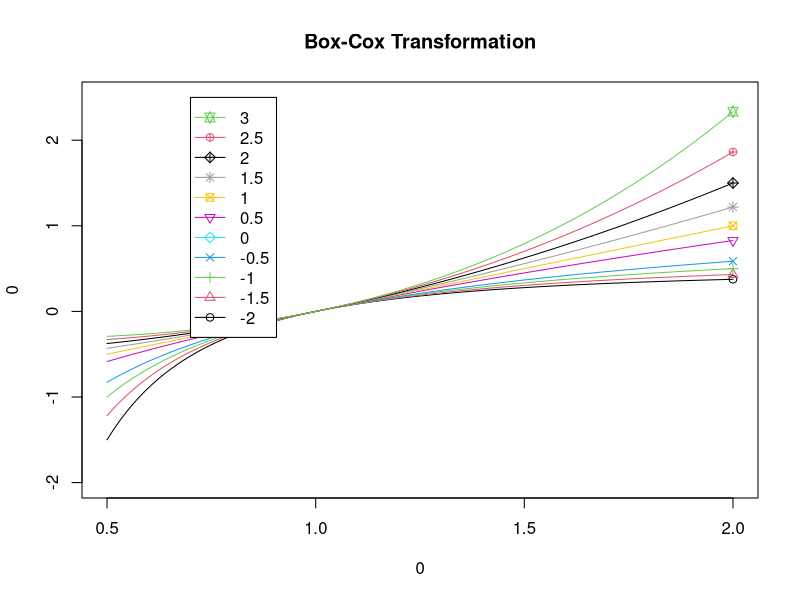
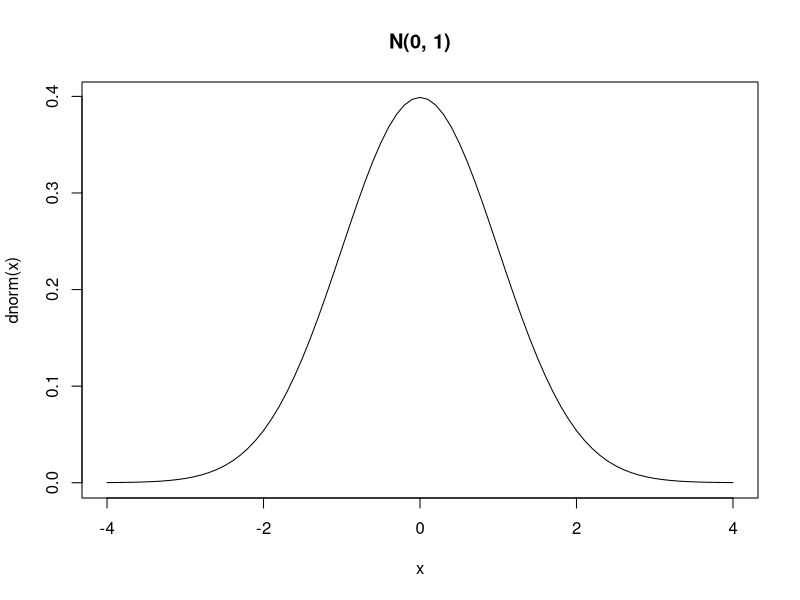
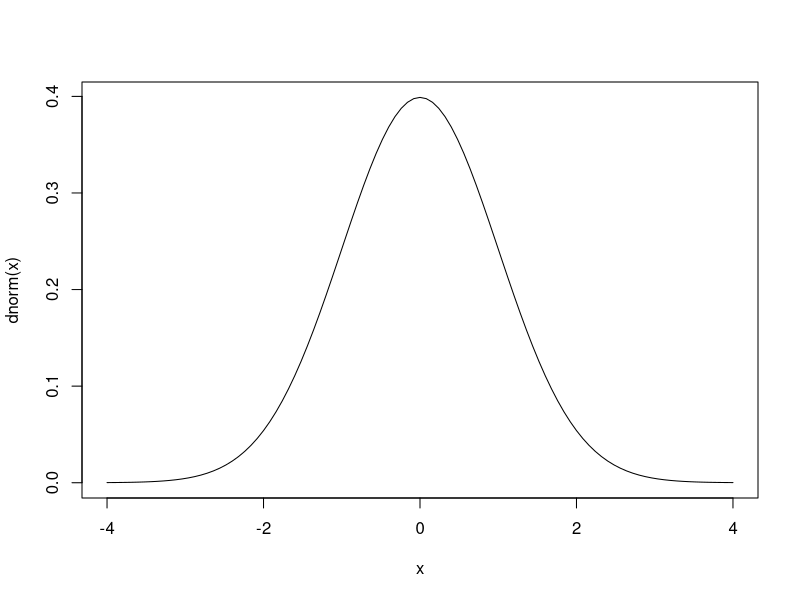
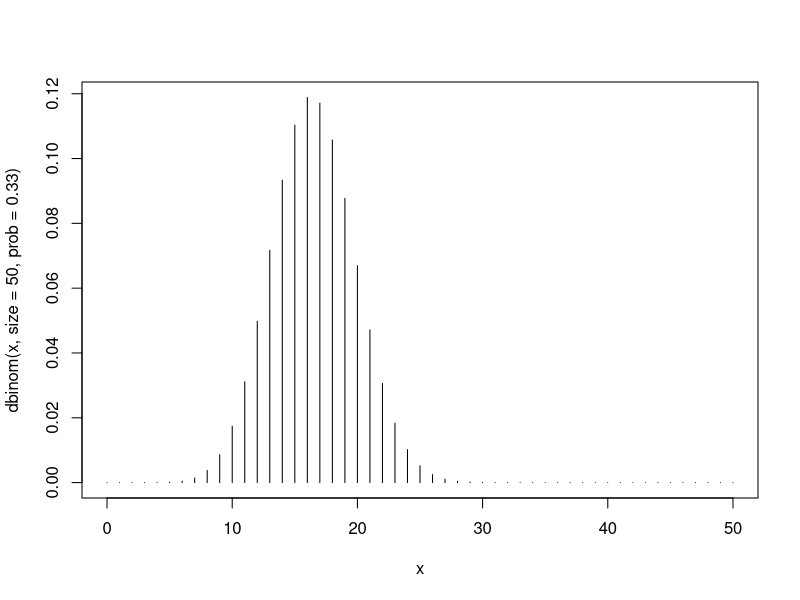
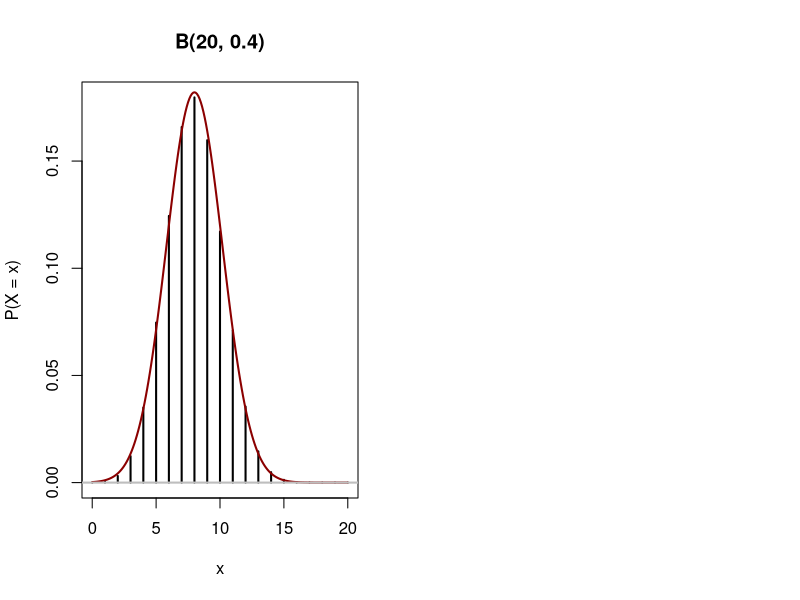
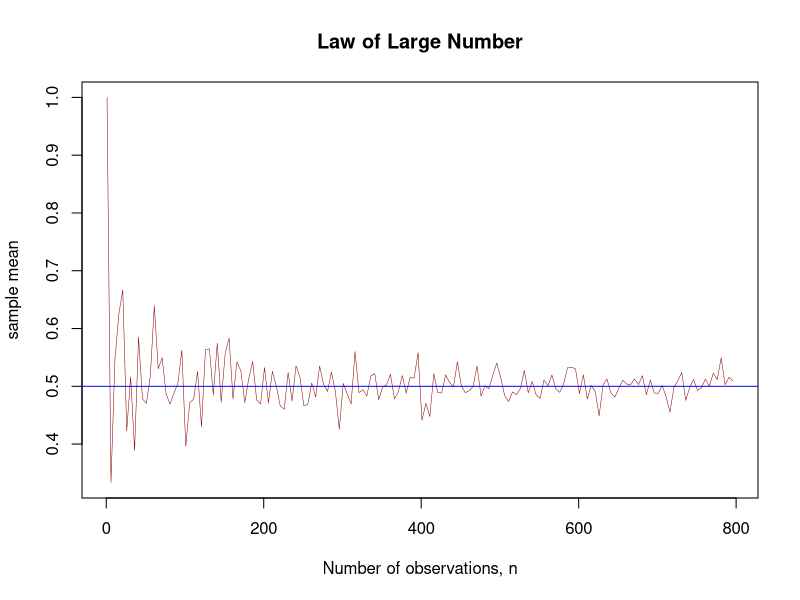
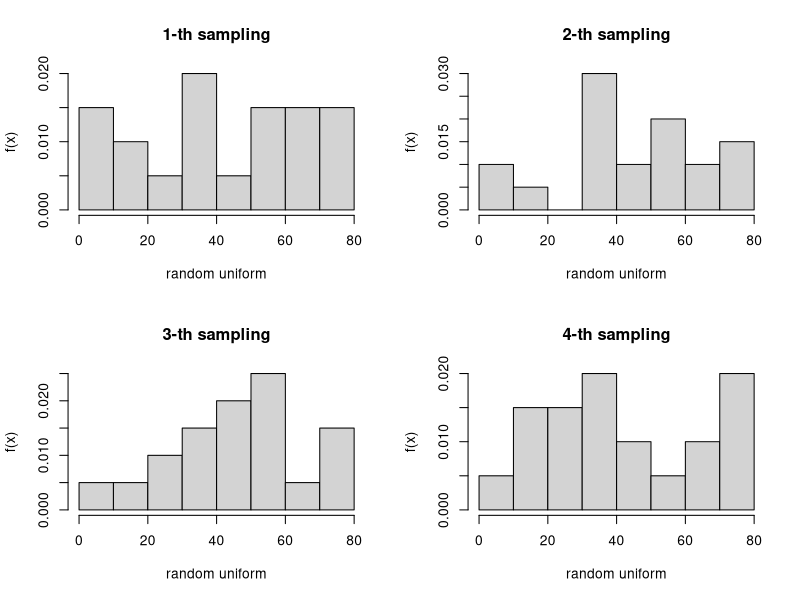
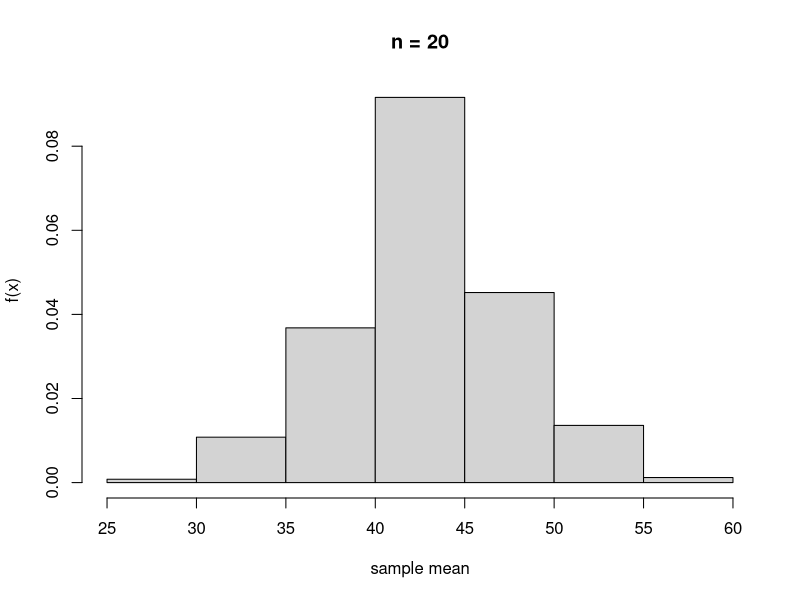

Source code (R) for these figures, in order:
x <- seq(0.5, 2, length.out = 100)

BoxCox <- function(y, lambda)
{
    (y ^ lambda - 1) / lambda
}
lambda <- seq(-2, 3, 0.5)

plot(0, 0, type = "n", xlim = c(0.5, 2), ylim = c(-2, 2.5), main = "Box-Cox Transformation")

for (i in 1:length(lambda))
{
    points(x, BoxCox(x, lambda[i]), type = "l", col = i)
    points(2, BoxCox(2, lambda[i]), col = i, pch = i)
}

legend(0.7, 2.5, legend = as.character(rev(lambda)), lty = 1,
       pch = length(lambda):1, col = length(lambda):1)

x <- seq(-4, 4, 0.1)
plot(x, dnorm(x), type = "l", main = "N(0, 1)")
curve(dnorm(x), from = -4, to = 4)

x <- 0:50
plot(x, dbinom(x, size = 50, prob = 0.33), type = "h")

#Use Normal Distribution to Approximate Binomial Distribution
par(mfrow = c(1, 2))
n <- 20
p <- 0.4
mu <- n * p
sigma <- sqrt(n * p * (1 - p))

x <- 0:20
plot(x, dbinom(x, n, p), type = "h", lwd = 2,
     xlab = "x", ylab = "P(X = x)", main = "B(20, 0.4)")
z <- seq(0, n, 0.1)
lines(z, dnorm(z, mu, sigma), col = "darkred", lwd = 2)
abline(h = 0, lwd = 2, col = "grey")

#Bernoulli
par(mfrow = c(1, 1))

sample.size <- seq(from = 1, to = 800, by = 5)
m <- length(sample.size)
xbar <- numeric(m)

for (i in 1:m)
{
    xbar[i] <- mean(rbinom(sample.size[i], 1, 0.5))
}
plot(sample.size, xbar, xlab = "Number of observations, n", ylab = "sample mean", main = "Law of Large Number", 
     type = "l", col = "darkred", lwd = 0.5)
abline(h = 0.5, col = "blue")

#Unoform Distribution
Umin <- 5
Umax <- 80
n.sample <- 20
n.repeated <- 500

RandomSample <- matrix(0, n.sample, n.repeated)
for (i in 1:n.repeated)
{
    rnumber <- runif(n.sample, Umin, Umax)
    RandomSample[, i] <- as.matrix(rnumber)
}

par(mfrow = c(2, 2))
for (i in 1:4)
{
    title <- paste(i, "-th sampling", sep = "")
    hist(RandomSample[, i], ylab = "f(x)", xlab = "random uniform", pro = T, main = title)
}

par(mfrow = c(1, 1))
SampleMean <- apply(RandomSample, 2, mean)
hist(SampleMean, ylab = "f(x)", xlab = "sample mean", pro = T, main = "n = 20")

CLT.unif <- function(Umin, Umax, n.sample, n.repeated)
{
    RandomSampling <- matrix(0, n.sample, n.repeated)
    for (i in 1:n.repeated)
    {
        rnumber <- runif(n.sample, Umin, Umax)
        RandomSampling[, i] <- rnumber
    }
    SampleMean <- apply(RandomSampling, 2, mean)
    par(mfrow = c(1, 2))
    
    title <- paste("n = ", n.sample, sep = "")
    hist(SampleMean, breaks = 30, ylab = "f(x)", xlab = "sample mean", pro = T, main = title)
    qqnorm(SampleMean)
    qqline(SampleMean)
}

#We want a DAUGHTER 

no.child <- function(repeated)
{
    ans <- matrix(0, 1, repeated)
    
    for (i in 1:repeated)
    {
        haveDgt <- 0
        child <- 0
        
        while (haveDgt == 0 & child <= 3)
        {
            #pick <- runif(1, 0, 99)
            pick <- sample(0:99, 1)
            
            if (pick <= 48){
                haveDgt <- 1
                child <- child + 1
            }else if (pick <= 99){
                child <- child + 1
            }
        }
        if (haveDgt)
            ans[1, i] <- 1
    }
    
    return (apply(ans, 1, mean))
}







